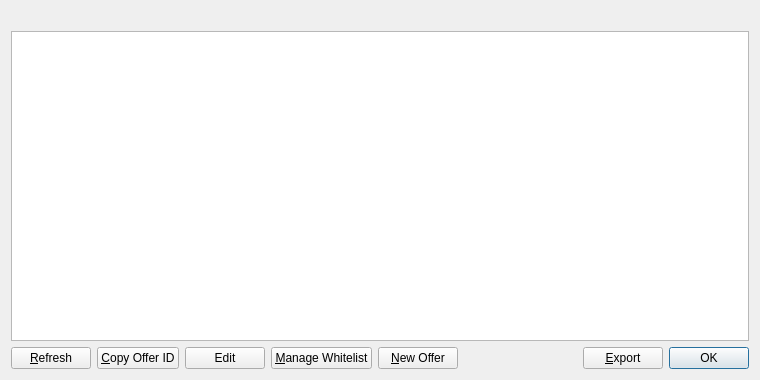
<?xml version="1.0" encoding="UTF-8"?>
<ui version="4.0">
 <class>MyOfferListPage</class>
 <widget class="QWidget" name="MyOfferListPage">
  <property name="geometry">
   <rect>
    <x>0</x>
    <y>0</y>
    <width>760</width>
    <height>380</height>
   </rect>
  </property>
  <property name="windowTitle">
   <string>My Offers</string>
  </property>
  <layout class="QVBoxLayout" name="verticalLayout">
   <item>
    <widget class="QLabel" name="labelExplanation">
     <property name="textFormat">
      <enum>Qt::PlainText</enum>
     </property>
     <property name="wordWrap">
      <bool>true</bool>
     </property>
    </widget>
   </item>
   <item>
    <widget class="QTableView" name="tableView">
     <property name="contextMenuPolicy">
      <enum>Qt::CustomContextMenu</enum>
     </property>
     <property name="toolTip">
      <string/>
     </property>
     <property name="tabKeyNavigation">
      <bool>false</bool>
     </property>
     <property name="alternatingRowColors">
      <bool>true</bool>
     </property>
     <property name="selectionMode">
      <enum>QAbstractItemView::SingleSelection</enum>
     </property>
     <property name="selectionBehavior">
      <enum>QAbstractItemView::SelectRows</enum>
     </property>
     <property name="sortingEnabled">
      <bool>true</bool>
     </property>
     <attribute name="verticalHeaderVisible">
      <bool>false</bool>
     </attribute>
    </widget>
   </item>
   <item>
    <layout class="QHBoxLayout" name="horizontalLayout">
     <item>
      <widget class="QPushButton" name="refreshButton">
       <property name="maximumSize">
        <size>
         <width>16777215</width>
         <height>48</height>
        </size>
       </property>
       <property name="text">
        <string>&amp;Refresh</string>
       </property>
       <property name="icon">
        <iconset resource="../bitcoin.qrc">
         <normaloff>:/icons/refresh</normaloff>:/icons/refresh</iconset>
       </property>
      </widget>
     </item>
     <item>
      <widget class="QPushButton" name="copyOffer">
       <property name="toolTip">
        <string>Copy the currently selected alias to the system clipboard</string>
       </property>
       <property name="text">
        <string>&amp;Copy Offer ID</string>
       </property>
       <property name="icon">
        <iconset resource="../bitcoin.qrc">
         <normaloff>:/icons/editcopy</normaloff>:/icons/editcopy</iconset>
       </property>
      </widget>
     </item>
     <item>
      <widget class="QPushButton" name="editButton">
       <property name="text">
        <string>Edit</string>
       </property>
       <property name="icon">
        <iconset resource="../bitcoin.qrc">
         <normaloff>:/icons/editsys</normaloff>:/icons/editsys</iconset>
       </property>
      </widget>
     </item>
     <item>
      <widget class="QPushButton" name="whitelistButton">
       <property name="text">
        <string>&amp;Manage Whitelist</string>
       </property>
       <property name="icon">
        <iconset resource="../bitcoin.qrc">
         <normaloff>:/icons/address-book</normaloff>:/icons/address-book</iconset>
       </property>
      </widget>
     </item>
     <item>
      <widget class="QPushButton" name="newOffer">
       <property name="toolTip">
        <string>&lt;html&gt;&lt;head/&gt;&lt;body&gt;&lt;p&gt;Create a new alias&lt;/p&gt;&lt;/body&gt;&lt;/html&gt;</string>
       </property>
       <property name="text">
        <string>&amp;New Offer</string>
       </property>
       <property name="icon">
        <iconset resource="../bitcoin.qrc">
         <normaloff>:/icons/add</normaloff>:/icons/add</iconset>
       </property>
      </widget>
     </item>
     <item>
      <spacer name="horizontalSpacer">
       <property name="orientation">
        <enum>Qt::Horizontal</enum>
       </property>
       <property name="sizeHint" stdset="0">
        <size>
         <width>40</width>
         <height>20</height>
        </size>
       </property>
      </spacer>
     </item>
     <item>
      <widget class="QPushButton" name="exportButton">
       <property name="toolTip">
        <string>Export the data in the current tab to a file</string>
       </property>
       <property name="text">
        <string>&amp;Export</string>
       </property>
       <property name="icon">
        <iconset resource="../bitcoin.qrc">
         <normaloff>:/icons/export</normaloff>:/icons/export</iconset>
       </property>
      </widget>
     </item>
     <item>
      <widget class="QDialogButtonBox" name="buttonBox">
       <property name="sizePolicy">
        <sizepolicy hsizetype="Maximum" vsizetype="Fixed">
         <horstretch>0</horstretch>
         <verstretch>0</verstretch>
        </sizepolicy>
       </property>
       <property name="standardButtons">
        <set>QDialogButtonBox::Ok</set>
       </property>
      </widget>
     </item>
    </layout>
   </item>
  </layout>
 </widget>
 <resources>
  <include location="../bitcoin.qrc"/>
 </resources>
 <connections/>
</ui>
